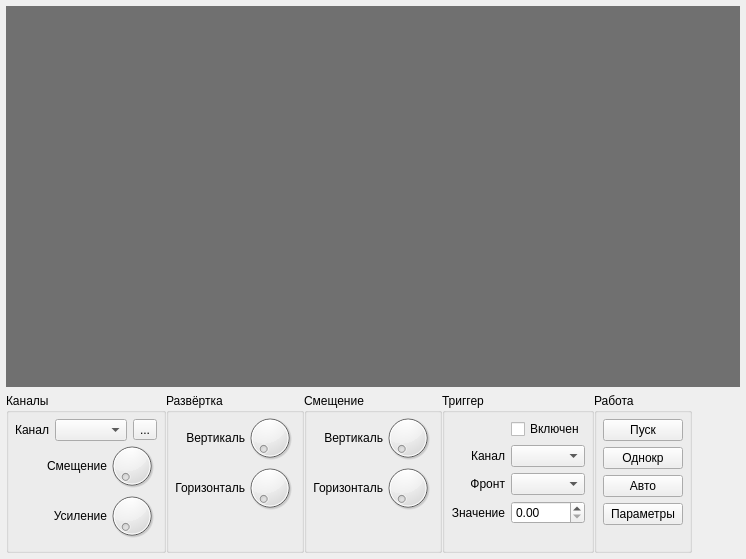
<?xml version="1.0" encoding="UTF-8"?>
<ui version="4.0">
 <class>SDOScopeWgt</class>
 <widget class="QWidget" name="SDOScopeWgt">
  <property name="geometry">
   <rect>
    <x>0</x>
    <y>0</y>
    <width>746</width>
    <height>559</height>
   </rect>
  </property>
  <property name="windowTitle">
   <string>Form</string>
  </property>
  <layout class="QGridLayout" name="gridLayout_6">
   <property name="leftMargin">
    <number>6</number>
   </property>
   <property name="topMargin">
    <number>6</number>
   </property>
   <property name="rightMargin">
    <number>6</number>
   </property>
   <property name="bottomMargin">
    <number>6</number>
   </property>
   <property name="horizontalSpacing">
    <number>0</number>
   </property>
   <item row="0" column="0" colspan="2">
    <widget class="OScopePlot" name="oscplt" native="true">
     <property name="sizePolicy">
      <sizepolicy hsizetype="Expanding" vsizetype="Expanding">
       <horstretch>0</horstretch>
       <verstretch>0</verstretch>
      </sizepolicy>
     </property>
     <property name="sizeIncrement">
      <size>
       <width>0</width>
       <height>10</height>
      </size>
     </property>
     <property name="palette">
      <palette>
       <active>
        <colorrole role="Window">
         <brush brushstyle="SolidPattern">
          <color alpha="255">
           <red>112</red>
           <green>112</green>
           <blue>112</blue>
          </color>
         </brush>
        </colorrole>
       </active>
       <inactive>
        <colorrole role="Window">
         <brush brushstyle="SolidPattern">
          <color alpha="255">
           <red>112</red>
           <green>112</green>
           <blue>112</blue>
          </color>
         </brush>
        </colorrole>
       </inactive>
       <disabled>
        <colorrole role="Base">
         <brush brushstyle="SolidPattern">
          <color alpha="255">
           <red>112</red>
           <green>112</green>
           <blue>112</blue>
          </color>
         </brush>
        </colorrole>
        <colorrole role="Window">
         <brush brushstyle="SolidPattern">
          <color alpha="255">
           <red>112</red>
           <green>112</green>
           <blue>112</blue>
          </color>
         </brush>
        </colorrole>
       </disabled>
      </palette>
     </property>
     <property name="autoFillBackground">
      <bool>true</bool>
     </property>
    </widget>
   </item>
   <item row="1" column="0">
    <layout class="QHBoxLayout" name="horizontalLayout_2">
     <item>
      <widget class="QGroupBox" name="gbChs">
       <property name="sizePolicy">
        <sizepolicy hsizetype="Maximum" vsizetype="Maximum">
         <horstretch>0</horstretch>
         <verstretch>0</verstretch>
        </sizepolicy>
       </property>
       <property name="maximumSize">
        <size>
         <width>16777215</width>
         <height>160</height>
        </size>
       </property>
       <property name="title">
        <string>Каналы</string>
       </property>
       <layout class="QGridLayout" name="gridLayout_5">
        <property name="leftMargin">
         <number>6</number>
        </property>
        <property name="topMargin">
         <number>6</number>
        </property>
        <property name="rightMargin">
         <number>6</number>
        </property>
        <property name="bottomMargin">
         <number>0</number>
        </property>
        <property name="spacing">
         <number>0</number>
        </property>
        <item row="2" column="1">
         <widget class="QDial" name="dlChsGain">
          <property name="sizePolicy">
           <sizepolicy hsizetype="Maximum" vsizetype="Maximum">
            <horstretch>0</horstretch>
            <verstretch>0</verstretch>
           </sizepolicy>
          </property>
          <property name="maximumSize">
           <size>
            <width>50</width>
            <height>50</height>
           </size>
          </property>
         </widget>
        </item>
        <item row="3" column="1">
         <spacer name="verticalSpacer">
          <property name="orientation">
           <enum>Qt::Vertical</enum>
          </property>
          <property name="sizeHint" stdset="0">
           <size>
            <width>20</width>
            <height>0</height>
           </size>
          </property>
         </spacer>
        </item>
        <item row="1" column="1">
         <widget class="QDial" name="dlChsOffset">
          <property name="sizePolicy">
           <sizepolicy hsizetype="Maximum" vsizetype="Maximum">
            <horstretch>0</horstretch>
            <verstretch>0</verstretch>
           </sizepolicy>
          </property>
          <property name="maximumSize">
           <size>
            <width>50</width>
            <height>50</height>
           </size>
          </property>
         </widget>
        </item>
        <item row="2" column="0">
         <widget class="QLabel" name="lblChsGain">
          <property name="sizePolicy">
           <sizepolicy hsizetype="Preferred" vsizetype="Fixed">
            <horstretch>0</horstretch>
            <verstretch>0</verstretch>
           </sizepolicy>
          </property>
          <property name="text">
           <string>Усиление</string>
          </property>
          <property name="alignment">
           <set>Qt::AlignRight|Qt::AlignTrailing|Qt::AlignVCenter</set>
          </property>
         </widget>
        </item>
        <item row="1" column="0">
         <widget class="QLabel" name="lblChsOffset">
          <property name="sizePolicy">
           <sizepolicy hsizetype="Preferred" vsizetype="Fixed">
            <horstretch>0</horstretch>
            <verstretch>0</verstretch>
           </sizepolicy>
          </property>
          <property name="text">
           <string>Смещение</string>
          </property>
          <property name="alignment">
           <set>Qt::AlignRight|Qt::AlignTrailing|Qt::AlignVCenter</set>
          </property>
         </widget>
        </item>
        <item row="0" column="0" colspan="2">
         <layout class="QHBoxLayout" name="horizontalLayout">
          <property name="spacing">
           <number>6</number>
          </property>
          <item>
           <widget class="QLabel" name="lblChsChannel">
            <property name="sizePolicy">
             <sizepolicy hsizetype="Preferred" vsizetype="Fixed">
              <horstretch>0</horstretch>
              <verstretch>0</verstretch>
             </sizepolicy>
            </property>
            <property name="text">
             <string>Канал</string>
            </property>
            <property name="alignment">
             <set>Qt::AlignRight|Qt::AlignTrailing|Qt::AlignVCenter</set>
            </property>
           </widget>
          </item>
          <item>
           <widget class="QComboBox" name="cbChsChannel"/>
          </item>
          <item>
           <widget class="QToolButton" name="tbChannels">
            <property name="text">
             <string>...</string>
            </property>
           </widget>
          </item>
         </layout>
        </item>
       </layout>
      </widget>
     </item>
     <item>
      <widget class="QGroupBox" name="gbScale">
       <property name="sizePolicy">
        <sizepolicy hsizetype="Maximum" vsizetype="Maximum">
         <horstretch>0</horstretch>
         <verstretch>0</verstretch>
        </sizepolicy>
       </property>
       <property name="maximumSize">
        <size>
         <width>16777215</width>
         <height>160</height>
        </size>
       </property>
       <property name="title">
        <string>Развёртка</string>
       </property>
       <layout class="QGridLayout" name="gridLayout_4">
        <property name="leftMargin">
         <number>6</number>
        </property>
        <property name="topMargin">
         <number>0</number>
        </property>
        <property name="rightMargin">
         <number>6</number>
        </property>
        <property name="bottomMargin">
         <number>0</number>
        </property>
        <property name="spacing">
         <number>0</number>
        </property>
        <item row="0" column="0">
         <widget class="QLabel" name="lblScaleVert">
          <property name="sizePolicy">
           <sizepolicy hsizetype="Preferred" vsizetype="Fixed">
            <horstretch>0</horstretch>
            <verstretch>0</verstretch>
           </sizepolicy>
          </property>
          <property name="text">
           <string>Вертикаль</string>
          </property>
          <property name="alignment">
           <set>Qt::AlignRight|Qt::AlignTrailing|Qt::AlignVCenter</set>
          </property>
         </widget>
        </item>
        <item row="1" column="1">
         <widget class="QDial" name="dlScaleHoriz">
          <property name="maximumSize">
           <size>
            <width>50</width>
            <height>50</height>
           </size>
          </property>
         </widget>
        </item>
        <item row="0" column="1">
         <widget class="QDial" name="dlScaleVert">
          <property name="sizePolicy">
           <sizepolicy hsizetype="Maximum" vsizetype="Maximum">
            <horstretch>0</horstretch>
            <verstretch>0</verstretch>
           </sizepolicy>
          </property>
          <property name="maximumSize">
           <size>
            <width>50</width>
            <height>50</height>
           </size>
          </property>
         </widget>
        </item>
        <item row="2" column="1">
         <spacer name="verticalSpacer_3">
          <property name="orientation">
           <enum>Qt::Vertical</enum>
          </property>
          <property name="sizeHint" stdset="0">
           <size>
            <width>20</width>
            <height>32</height>
           </size>
          </property>
         </spacer>
        </item>
        <item row="1" column="0">
         <widget class="QLabel" name="lblScaleHoriz">
          <property name="sizePolicy">
           <sizepolicy hsizetype="Preferred" vsizetype="Fixed">
            <horstretch>0</horstretch>
            <verstretch>0</verstretch>
           </sizepolicy>
          </property>
          <property name="text">
           <string>Горизонталь</string>
          </property>
          <property name="alignment">
           <set>Qt::AlignRight|Qt::AlignTrailing|Qt::AlignVCenter</set>
          </property>
         </widget>
        </item>
       </layout>
      </widget>
     </item>
     <item>
      <widget class="QGroupBox" name="gbOffset">
       <property name="sizePolicy">
        <sizepolicy hsizetype="Maximum" vsizetype="Maximum">
         <horstretch>0</horstretch>
         <verstretch>0</verstretch>
        </sizepolicy>
       </property>
       <property name="maximumSize">
        <size>
         <width>16777215</width>
         <height>160</height>
        </size>
       </property>
       <property name="title">
        <string>Смещение</string>
       </property>
       <layout class="QGridLayout" name="gridLayout">
        <property name="leftMargin">
         <number>6</number>
        </property>
        <property name="topMargin">
         <number>0</number>
        </property>
        <property name="rightMargin">
         <number>6</number>
        </property>
        <property name="bottomMargin">
         <number>0</number>
        </property>
        <property name="spacing">
         <number>0</number>
        </property>
        <item row="0" column="0">
         <widget class="QLabel" name="lblOffsetVert">
          <property name="sizePolicy">
           <sizepolicy hsizetype="Preferred" vsizetype="Fixed">
            <horstretch>0</horstretch>
            <verstretch>0</verstretch>
           </sizepolicy>
          </property>
          <property name="text">
           <string>Вертикаль</string>
          </property>
          <property name="alignment">
           <set>Qt::AlignRight|Qt::AlignTrailing|Qt::AlignVCenter</set>
          </property>
         </widget>
        </item>
        <item row="1" column="0">
         <widget class="QLabel" name="lblOffsetHoriz">
          <property name="sizePolicy">
           <sizepolicy hsizetype="Preferred" vsizetype="Fixed">
            <horstretch>0</horstretch>
            <verstretch>0</verstretch>
           </sizepolicy>
          </property>
          <property name="text">
           <string>Горизонталь</string>
          </property>
          <property name="alignment">
           <set>Qt::AlignRight|Qt::AlignTrailing|Qt::AlignVCenter</set>
          </property>
         </widget>
        </item>
        <item row="1" column="1">
         <widget class="QDial" name="dlOffsetHoriz">
          <property name="sizePolicy">
           <sizepolicy hsizetype="Fixed" vsizetype="Fixed">
            <horstretch>0</horstretch>
            <verstretch>0</verstretch>
           </sizepolicy>
          </property>
          <property name="maximumSize">
           <size>
            <width>50</width>
            <height>50</height>
           </size>
          </property>
         </widget>
        </item>
        <item row="2" column="1">
         <spacer name="verticalSpacer_5">
          <property name="orientation">
           <enum>Qt::Vertical</enum>
          </property>
          <property name="sizeHint" stdset="0">
           <size>
            <width>20</width>
            <height>32</height>
           </size>
          </property>
         </spacer>
        </item>
        <item row="0" column="1">
         <widget class="QDial" name="dlOffsetVert">
          <property name="sizePolicy">
           <sizepolicy hsizetype="Fixed" vsizetype="Fixed">
            <horstretch>0</horstretch>
            <verstretch>0</verstretch>
           </sizepolicy>
          </property>
          <property name="maximumSize">
           <size>
            <width>50</width>
            <height>50</height>
           </size>
          </property>
         </widget>
        </item>
       </layout>
      </widget>
     </item>
     <item>
      <widget class="QGroupBox" name="gbTrig">
       <property name="sizePolicy">
        <sizepolicy hsizetype="Maximum" vsizetype="Maximum">
         <horstretch>0</horstretch>
         <verstretch>0</verstretch>
        </sizepolicy>
       </property>
       <property name="maximumSize">
        <size>
         <width>16777215</width>
         <height>160</height>
        </size>
       </property>
       <property name="sizeIncrement">
        <size>
         <width>0</width>
         <height>0</height>
        </size>
       </property>
       <property name="title">
        <string>Триггер</string>
       </property>
       <layout class="QGridLayout" name="gridLayout_2">
        <property name="leftMargin">
         <number>6</number>
        </property>
        <property name="topMargin">
         <number>6</number>
        </property>
        <property name="rightMargin">
         <number>6</number>
        </property>
        <property name="bottomMargin">
         <number>0</number>
        </property>
        <item row="0" column="1">
         <widget class="QCheckBox" name="cbTrigEnables">
          <property name="text">
           <string>Включен</string>
          </property>
         </widget>
        </item>
        <item row="1" column="0">
         <widget class="QLabel" name="lblTrigChannel">
          <property name="text">
           <string>Канал</string>
          </property>
          <property name="alignment">
           <set>Qt::AlignRight|Qt::AlignTrailing|Qt::AlignVCenter</set>
          </property>
         </widget>
        </item>
        <item row="1" column="1">
         <widget class="QComboBox" name="cbTrigChannel"/>
        </item>
        <item row="2" column="0">
         <widget class="QLabel" name="lblTrigType">
          <property name="text">
           <string>Фронт</string>
          </property>
          <property name="alignment">
           <set>Qt::AlignRight|Qt::AlignTrailing|Qt::AlignVCenter</set>
          </property>
         </widget>
        </item>
        <item row="2" column="1">
         <widget class="QComboBox" name="cbTrigType"/>
        </item>
        <item row="3" column="0">
         <widget class="QLabel" name="lblTrigValue">
          <property name="text">
           <string>Значение</string>
          </property>
          <property name="alignment">
           <set>Qt::AlignRight|Qt::AlignTrailing|Qt::AlignVCenter</set>
          </property>
         </widget>
        </item>
        <item row="3" column="1">
         <widget class="QDoubleSpinBox" name="dsbTrigValue"/>
        </item>
        <item row="4" column="1">
         <spacer name="verticalSpacer_2">
          <property name="orientation">
           <enum>Qt::Vertical</enum>
          </property>
          <property name="sizeType">
           <enum>QSizePolicy::Expanding</enum>
          </property>
          <property name="sizeHint" stdset="0">
           <size>
            <width>20</width>
            <height>40</height>
           </size>
          </property>
         </spacer>
        </item>
       </layout>
      </widget>
     </item>
     <item>
      <widget class="QGroupBox" name="gbRun">
       <property name="sizePolicy">
        <sizepolicy hsizetype="Maximum" vsizetype="Maximum">
         <horstretch>0</horstretch>
         <verstretch>0</verstretch>
        </sizepolicy>
       </property>
       <property name="maximumSize">
        <size>
         <width>16777215</width>
         <height>160</height>
        </size>
       </property>
       <property name="sizeIncrement">
        <size>
         <width>0</width>
         <height>0</height>
        </size>
       </property>
       <property name="title">
        <string>Работа</string>
       </property>
       <layout class="QGridLayout" name="gridLayout_3">
        <property name="leftMargin">
         <number>6</number>
        </property>
        <property name="topMargin">
         <number>6</number>
        </property>
        <property name="rightMargin">
         <number>6</number>
        </property>
        <property name="bottomMargin">
         <number>0</number>
        </property>
        <property name="horizontalSpacing">
         <number>0</number>
        </property>
        <property name="verticalSpacing">
         <number>6</number>
        </property>
        <item row="2" column="0">
         <widget class="QPushButton" name="pbAutoScale">
          <property name="text">
           <string>Авто</string>
          </property>
         </widget>
        </item>
        <item row="1" column="0">
         <widget class="QPushButton" name="pbSingle">
          <property name="text">
           <string>Однокр</string>
          </property>
         </widget>
        </item>
        <item row="5" column="0">
         <widget class="QPushButton" name="pbParams">
          <property name="text">
           <string>Параметры</string>
          </property>
         </widget>
        </item>
        <item row="0" column="0">
         <widget class="QPushButton" name="pbRun">
          <property name="text">
           <string>Пуск</string>
          </property>
          <property name="checkable">
           <bool>true</bool>
          </property>
         </widget>
        </item>
        <item row="6" column="0">
         <spacer name="verticalSpacer_4">
          <property name="orientation">
           <enum>Qt::Vertical</enum>
          </property>
          <property name="sizeType">
           <enum>QSizePolicy::Expanding</enum>
          </property>
          <property name="sizeHint" stdset="0">
           <size>
            <width>20</width>
            <height>41</height>
           </size>
          </property>
         </spacer>
        </item>
       </layout>
      </widget>
     </item>
    </layout>
   </item>
   <item row="1" column="1">
    <spacer name="horizontalSpacer">
     <property name="orientation">
      <enum>Qt::Horizontal</enum>
     </property>
     <property name="sizeType">
      <enum>QSizePolicy::Expanding</enum>
     </property>
     <property name="sizeHint" stdset="0">
      <size>
       <width>20</width>
       <height>20</height>
      </size>
     </property>
    </spacer>
   </item>
  </layout>
 </widget>
 <customwidgets>
  <customwidget>
   <class>OScopePlot</class>
   <extends>QWidget</extends>
   <header>oscopeplot.h</header>
   <container>1</container>
  </customwidget>
 </customwidgets>
 <resources/>
 <connections/>
</ui>
